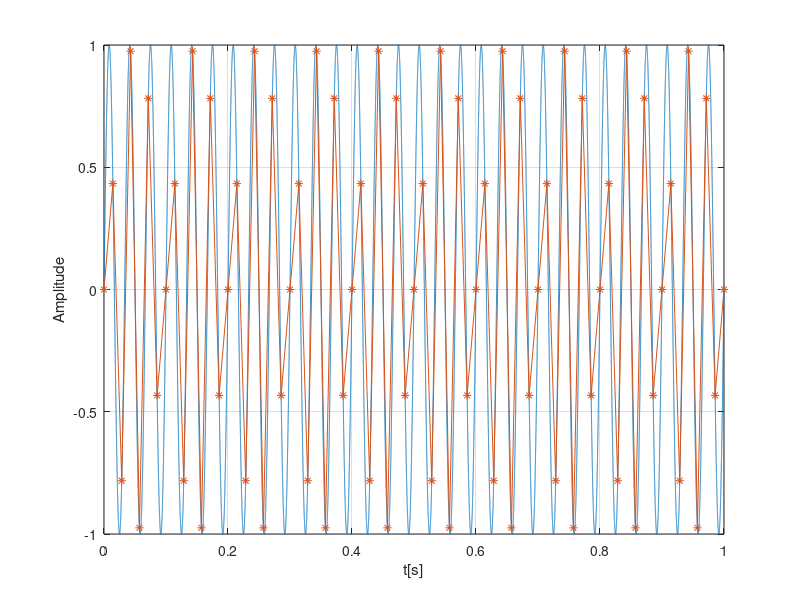

Write the MATLAB code that produced this figure.
clear all;
close all;
clc;

function fp = perceived_freq(f,fs)

fp=abs(f-fs*round(f/fs))


if nargout == 0
N=100000      #assume that is analog signal
t1=(0:1/N:1);
x1=sin(2*pi*f*t1);

d=N/fs;
t2=t1(1:d:end);
x2=x1(1:d:end);

plot(t1,x1,t2,x2,'*-');
grid on;
xlabel('t[s]');
ylabel('Amplitude');

endif
endfunction

#fp = perceived_freq(100,200);

perceived_freq(30,70);
